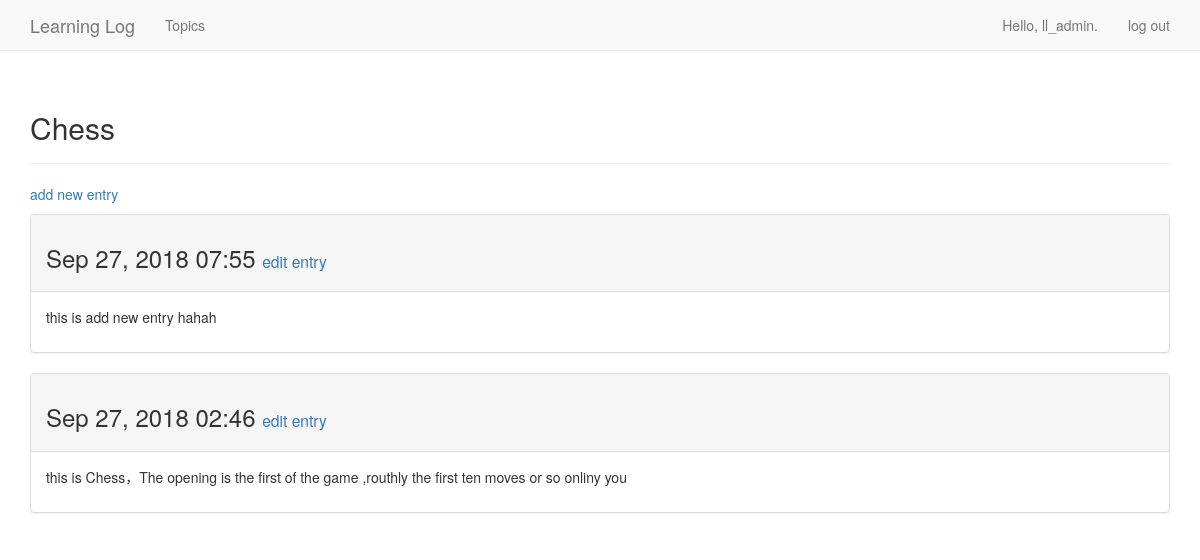
Screenshot of /topic/1/ (signed in) with the database file from the repository.
### learning_logs/models.py (models this page shows, shortened)
class Topic(models.Model):
    text=models.CharField(max_length=200)
    data_added=models.DateTimeField(auto_now_add=True)
    owner=models.ForeignKey(User)
    def __str__(self):
        return self.text

class Entry(models.Model):
    topic=models.ForeignKey(Topic,on_delete=models.CASCADE)
    text = models.TextField()
    date_added = models.DateTimeField(auto_now_add=True)
    class Meta:
        verbose_name_plural="entries"

### learning_logs/views.py (the view)
# urls.py: url(r'^topic/(?P<topic_id>\d+)/$', views.topic, name="topic"),
@login_required
def topic(request,topic_id):
    topic=Topic.objects.get(id=topic_id)
    if topic.owner !=request.user:
        raise Http404
    entries=topic.entry_set.order_by('-date_added')
    content={"topic":topic,"entries":entries}
    return render(request,"learning_logs/topic.html",content)

### learning_logs/templates/learning_logs/topic.html
{% extends 'learning_logs/base.html' %}
{% block header %}
  <h2>{{ topic }}</h2>
{% endblock header %}
{% block content %}
  <p>
    <a href="{% url 'learning_logs:new_entry' topic.id %}">add new entry</a>
  </p>
  {% for entry in entries %}
    <div class="panel panel-default">
      <div class="panel-heading">
        <h3>
          {{ entry.date_added|date:'M d, Y H:i' }}
          <small>
            <a href="{% url 'learning_logs:edit_entry' entry.id %}">
              edit entry</a>
          </small>
        </h3>
      </div>
      <div class="panel-body">
        {{ entry.text|linebreaks }}
      </div>
    </div>
  {% empty %}
    There are no entries for this topic yet.
  {% endfor %}
{% endblock content %}

### learning_logs/templates/learning_logs/base.html (shortened to what this page needs)
{% load bootstrap3 %}
<!DOCTYPE html>
<html lang="en">
<head>
    {% bootstrap_css %}
</head>
 <body>
    <nav class="navbar navbar-default navbar-static-top">
      <div class="container">
        <div class="navbar-header">
          <a class="navbar-brand" href="{% url 'learning_logs:index' %}">
              Learning Log</a>
        </div>
        <div id="navbar" class="navbar-collapse collapse">
          <ul class="nav navbar-nav">
            <li><a href="{% url 'learning_logs:topics' %}">Topics</a></li>
          </ul>
          <ul class="nav navbar-nav navbar-right">
            {% if user.is_authenticated %}
              <li><a>Hello, {{ user.username }}.</a></li>
              <li><a href="{% url 'users:logout' %}">log out</a></li>
            {% else %}
              <li><a href="{% url 'users:register' %}">register</a></li>
              <li><a href="{% url 'users:login' %}">log in</a></li>
            {% endif %}
          </ul>
        </div>
      </div>
    </nav>
    <div class="container">
      <div class="page-header">
        {% block header %}{% endblock %}
      </div>
      <div>
        {% block content %}{% endblock %}
      </div>
    </div>
  </body>
</html>

### rows the page displays
Topic: text "Chess"
Entry: date_added "Sep 27, 2018 07:55", text "this is add new entry hahah"
Entry: date_added "Sep 27, 2018 02:46", text "this is Chess，The opening is the first of the game ,routhly the first ten moves or so onliny you"

### other values shown
{{ user.username }} "ll_admin"
